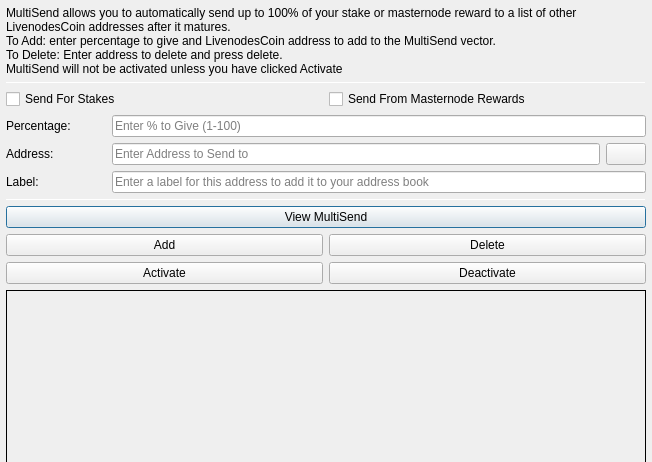
<?xml version="1.0" encoding="UTF-8"?>
<ui version="4.0">
 <class>MultiSendDialog</class>
 <widget class="QDialog" name="MultiSendDialog">
  <property name="windowModality">
   <enum>Qt::NonModal</enum>
  </property>
  <property name="geometry">
   <rect>
    <x>0</x>
    <y>0</y>
    <width>652</width>
    <height>300</height>
   </rect>
  </property>
  <property name="windowTitle">
   <string>MultiSend</string>
  </property>
  <layout class="QVBoxLayout" name="verticalLayout" stretch="0">
   <property name="leftMargin">
    <number>6</number>
   </property>
   <property name="topMargin">
    <number>6</number>
   </property>
   <property name="rightMargin">
    <number>6</number>
   </property>
   <property name="bottomMargin">
    <number>6</number>
   </property>
   <item>
    <layout class="QVBoxLayout" name="verticalLayout_Main" stretch="1,1,1,0,1,1,1">
     <item>
      <widget class="QLabel" name="label_2">
       <property name="lineWidth">
        <number>1</number>
       </property>
       <property name="text">
        <string>MultiSend allows you to automatically send up to 100% of your stake or masternode reward to a list of other LivenodesCoin addresses after it matures.
To Add: enter percentage to give and LivenodesCoin address to add to the MultiSend vector.
To Delete: Enter address to delete and press delete.
MultiSend will not be activated unless you have clicked Activate</string>
       </property>
       <property name="alignment">
        <set>Qt::AlignLeading|Qt::AlignLeft|Qt::AlignTop</set>
       </property>
       <property name="wordWrap">
        <bool>true</bool>
       </property>
      </widget>
     </item>
     <item>
      <widget class="Line" name="line">
       <property name="minimumSize">
        <size>
         <width>0</width>
         <height>1</height>
        </size>
       </property>
       <property name="maximumSize">
        <size>
         <width>16777215</width>
         <height>1</height>
        </size>
       </property>
       <property name="orientation">
        <enum>Qt::Horizontal</enum>
       </property>
      </widget>
     </item>
     <item>
      <layout class="QVBoxLayout" name="verticalLayout_Settings">
       <item>
        <layout class="QHBoxLayout" name="horizontalLayout">
         <item>
          <widget class="QCheckBox" name="multiSendStakeCheckBox">
           <property name="text">
            <string>Send For Stakes</string>
           </property>
          </widget>
         </item>
         <item>
          <widget class="QCheckBox" name="multiSendMasternodeCheckBox">
           <property name="text">
            <string>Send From Masternode Rewards</string>
           </property>
          </widget>
         </item>
        </layout>
       </item>
       <item>
        <layout class="QHBoxLayout" name="horizontalLayout_6">
         <item>
          <widget class="QLabel" name="label">
           <property name="minimumSize">
            <size>
             <width>100</width>
             <height>0</height>
            </size>
           </property>
           <property name="toolTip">
            <string>Percentage of stake to send</string>
           </property>
           <property name="text">
            <string>Percentage:</string>
           </property>
          </widget>
         </item>
         <item>
          <widget class="QLineEdit" name="multiSendPercentEdit">
           <property name="toolTip">
            <string>Enter whole numbers 1 - 100</string>
           </property>
           <property name="placeholderText">
            <string>Enter % to Give (1-100)</string>
           </property>
          </widget>
         </item>
        </layout>
       </item>
       <item>
        <layout class="QHBoxLayout" name="horizontalLayout_7">
         <item>
          <widget class="QLabel" name="label_5">
           <property name="minimumSize">
            <size>
             <width>100</width>
             <height>0</height>
            </size>
           </property>
           <property name="toolTip">
            <string>Address to send portion of stake to</string>
           </property>
           <property name="text">
            <string>Address:</string>
           </property>
          </widget>
         </item>
         <item>
          <widget class="QLineEdit" name="multiSendAddressEdit">
           <property name="toolTip">
            <string/>
           </property>
           <property name="placeholderText">
            <string>Enter Address to Send to</string>
           </property>
          </widget>
         </item>
         <item>
          <widget class="QPushButton" name="addressBookButton">
           <property name="maximumSize">
            <size>
             <width>16777215</width>
             <height>32</height>
            </size>
           </property>
           <property name="toolTip">
            <string>Choose an address from the address book</string>
           </property>
           <property name="text">
            <string/>
           </property>
           <property name="icon">
            <iconset resource="../livenodes.qrc">
             <normaloff>:/icons/address-book</normaloff>:/icons/address-book</iconset>
           </property>
           <property name="shortcut">
            <string>Alt+A</string>
           </property>
           <property name="autoDefault">
            <bool>false</bool>
           </property>
          </widget>
         </item>
        </layout>
       </item>
      </layout>
     </item>
     <item>
      <layout class="QHBoxLayout" name="horizontalLayout_3">
       <item>
        <widget class="QLabel" name="label_3">
         <property name="minimumSize">
          <size>
           <width>100</width>
           <height>0</height>
          </size>
         </property>
         <property name="text">
          <string>Label:</string>
         </property>
        </widget>
       </item>
       <item>
        <widget class="QLineEdit" name="labelAddressLabelEdit">
         <property name="placeholderText">
          <string>Enter a label for this address to add it to your address book</string>
         </property>
        </widget>
       </item>
      </layout>
     </item>
     <item>
      <widget class="Line" name="line_2">
       <property name="minimumSize">
        <size>
         <width>0</width>
         <height>1</height>
        </size>
       </property>
       <property name="maximumSize">
        <size>
         <width>16777215</width>
         <height>1</height>
        </size>
       </property>
       <property name="orientation">
        <enum>Qt::Horizontal</enum>
       </property>
      </widget>
     </item>
     <item>
      <layout class="QVBoxLayout" name="verticalLayout_Buttons">
       <item>
        <layout class="QHBoxLayout" name="horizontalLayout_4">
         <item>
          <widget class="QPushButton" name="viewButton">
           <property name="toolTip">
            <string/>
           </property>
           <property name="statusTip">
            <string>View MultiSend Vector</string>
           </property>
           <property name="text">
            <string>View MultiSend</string>
           </property>
          </widget>
         </item>
        </layout>
       </item>
       <item>
        <layout class="QHBoxLayout" name="horizontalLayout_2">
         <item>
          <widget class="QPushButton" name="addButton">
           <property name="toolTip">
            <string/>
           </property>
           <property name="statusTip">
            <string>Add to MultiSend Vector</string>
           </property>
           <property name="text">
            <string>Add</string>
           </property>
          </widget>
         </item>
         <item>
          <widget class="QPushButton" name="deleteButton">
           <property name="toolTip">
            <string/>
           </property>
           <property name="statusTip">
            <string>Delete Address From MultiSend Vector</string>
           </property>
           <property name="text">
            <string>Delete</string>
           </property>
          </widget>
         </item>
        </layout>
       </item>
       <item>
        <layout class="QHBoxLayout" name="horizontalLayout_5">
         <item>
          <widget class="QPushButton" name="activateButton">
           <property name="statusTip">
            <string>Activate MultiSend</string>
           </property>
           <property name="text">
            <string>Activate</string>
           </property>
          </widget>
         </item>
         <item>
          <widget class="QPushButton" name="disableButton">
           <property name="statusTip">
            <string>Deactivate MultiSend</string>
           </property>
           <property name="text">
            <string>Deactivate</string>
           </property>
          </widget>
         </item>
        </layout>
       </item>
      </layout>
     </item>
     <item>
      <widget class="QLabel" name="message">
       <property name="minimumSize">
        <size>
         <width>0</width>
         <height>180</height>
        </size>
       </property>
       <property name="frameShape">
        <enum>QFrame::Panel</enum>
       </property>
       <property name="frameShadow">
        <enum>QFrame::Plain</enum>
       </property>
       <property name="lineWidth">
        <number>1</number>
       </property>
       <property name="midLineWidth">
        <number>1</number>
       </property>
       <property name="text">
        <string/>
       </property>
       <property name="alignment">
        <set>Qt::AlignLeading|Qt::AlignLeft|Qt::AlignTop</set>
       </property>
       <property name="wordWrap">
        <bool>true</bool>
       </property>
      </widget>
     </item>
    </layout>
   </item>
  </layout>
 </widget>
 <resources>
  <include location="../livenodes.qrc"/>
 </resources>
 <connections/>
</ui>
